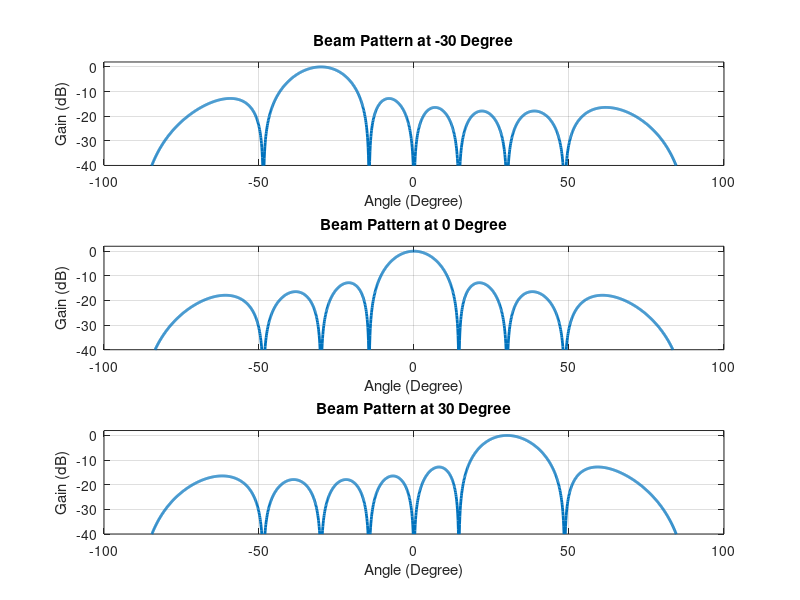
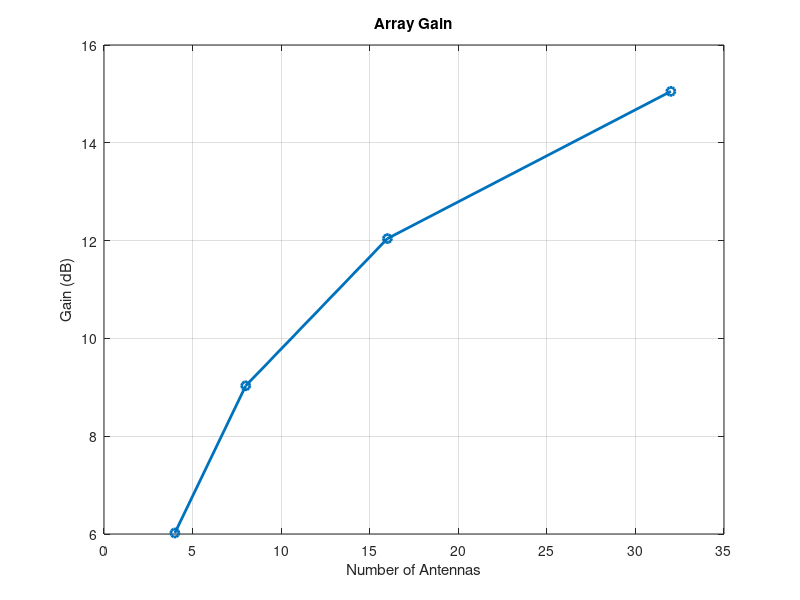

Here is the MATLAB script that generated these plots, in order:
clc;
clear;
close all;

% Analog Beamforming Simulation

N = 8;                      % Number of antenna elements
fc = 28e9;                  % Frequency (28 GHz)
c = 3e8;
lambda = c/fc;
d = lambda/2;               % Antenna spacing

theta = -90:0.1:90;
beamAngles = [-30 0 30];

figure;

for k = 1:length(beamAngles)

    theta0 = beamAngles(k);

    AF = zeros(size(theta));

    for i = 1:length(theta)

        psi = (2*pi*d/lambda)*(sind(theta(i))-sind(theta0));

        if abs(psi)<1e-12
            AF(i)=1;
        else
            AF(i)=abs(sin(N*psi/2)/(N*sin(psi/2)));
        end

    end

    AF = AF/max(AF);

    subplot(3,1,k)
    plot(theta,20*log10(AF),'LineWidth',2)
    grid on
    ylim([-40 2])
    xlabel('Angle (Degree)')
    ylabel('Gain (dB)')
    title(['Beam Pattern at ',num2str(theta0),' Degree'])

end

%% Gain vs Number of Antennas

antenna=[4 8 16 32];
gain=10*log10(antenna);

figure
plot(antenna,gain,'-o','LineWidth',2)
grid on
xlabel('Number of Antennas')
ylabel('Gain (dB)')
title('Array Gain')
